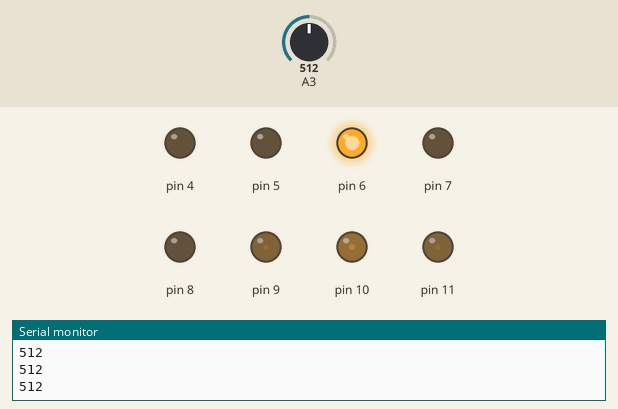
Simulated run of this sketch. Board: Arduino Uno, built with avr-gcc and run on an emulated ATmega328P. On the bench: output pins drawn as LEDs (lit = HIGH), the last lines printed to the serial monitor. Inputs (shaded band) come from the test bench; at power-on: A3 = 512.

Above: at 1.26 s.
1.3 s: A3 set to 399
At 1.48 s:
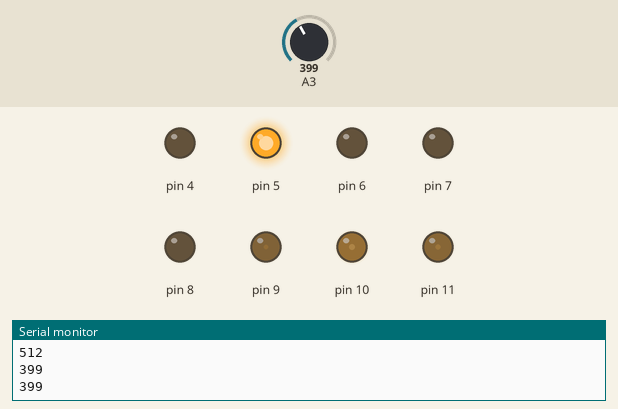
4.3 s: A3 set to 419
At 4.47 s:
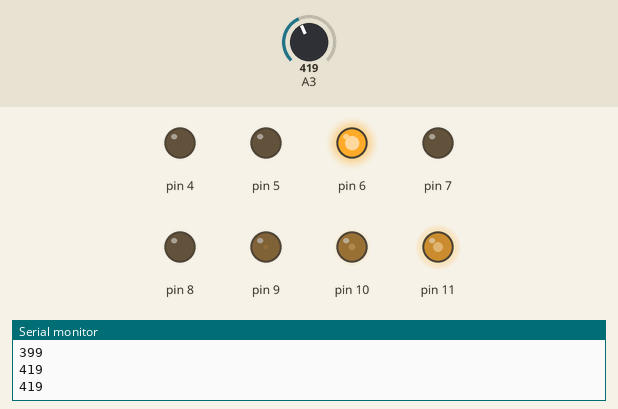
7.3 s: A3 set to 395
At 7.46 s:
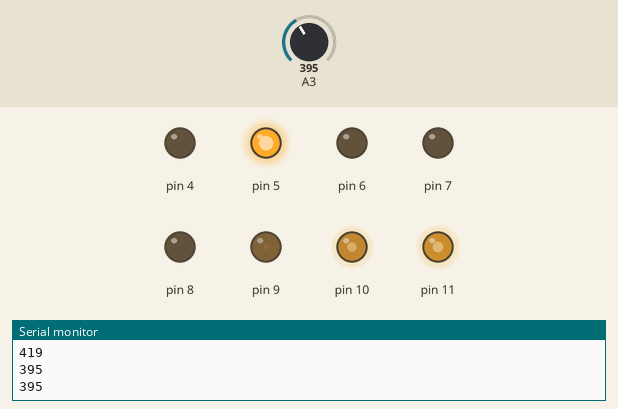
10.3 s: A3 set to 511
At 10.45 s:
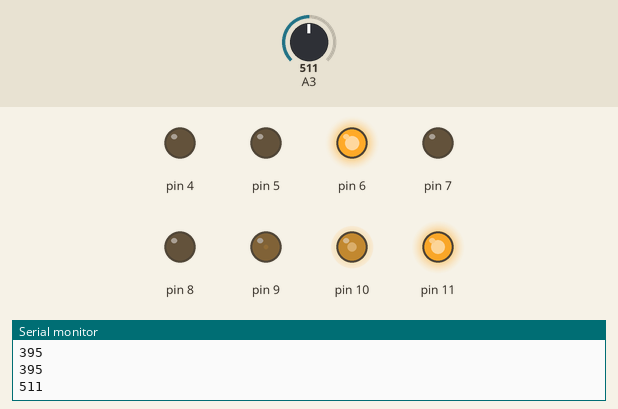
13.3 s: A3 set to 624
At 13.55 s:
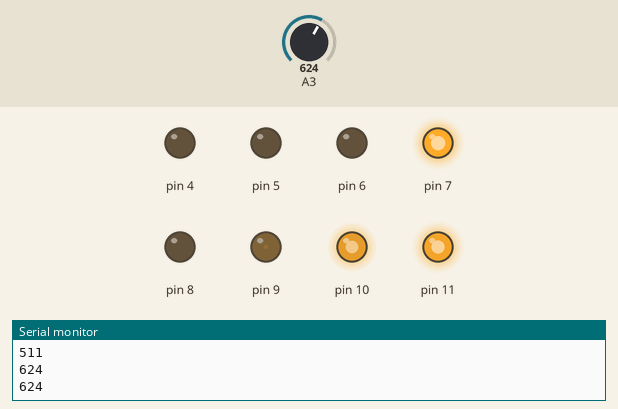
16.3 s: A3 set to 604
At 16.42 s:
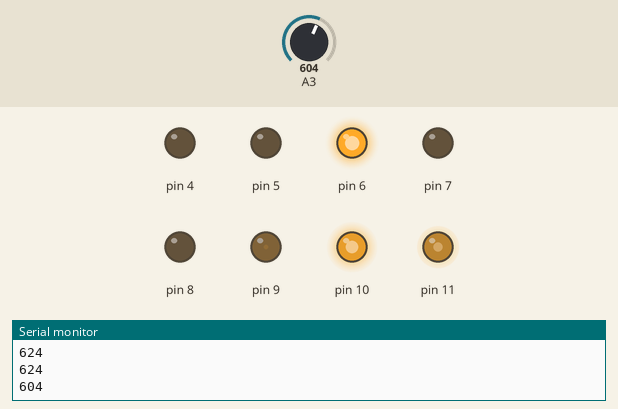
Timing chart, 0 to 22.4 s (numbered marks = the images above; inputs shaded):
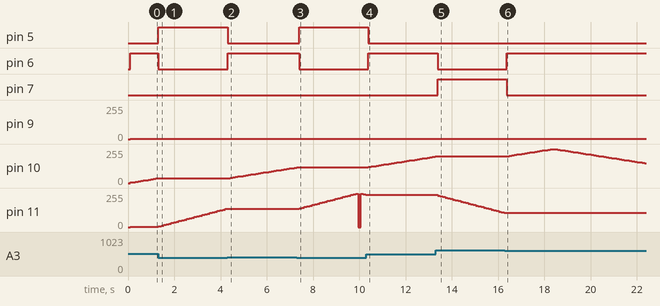

Measured:
- the behaviour switches between 410 and 409 on A3 (found by bisection; images 2 and 3)
- after the input at 1.3 s, pin 5: LOW → HIGH at once; pin 6: HIGH → LOW at once; pin 10: stays 34/255 (without the input it goes to 37/255 after 0.02 s); pin 11: moves from 1/255 to 136/255 over 2.9 s, starting at once
- after the input at 4.3 s, pin 5: HIGH → LOW at once; pin 6: LOW → HIGH at once; pin 10: moves from 34/255 to 118/255 over 3.0 s, starting at once; pin 11: stops changing and stays 136/255
- after the input at 10.3 s, pin 5: HIGH → LOW after 0.10 s; pin 6: LOW → HIGH after 0.10 s; pin 10: moves from 118/255 to 199/255 over 2.9 s, starting after 0.10 s; pin 11: stays 241/255 (without the input it goes to 236/255 after 0.10 s)
- after the input at 13.3 s, pin 6: HIGH → LOW after 0.09 s; pin 7: LOW → HIGH after 0.09 s; pin 10: stays 199/255 (without the input it goes to 202/255 after 0.09 s); pin 11: moves from 241/255 to 106/255 over 2.9 s, starting after 0.09 s
- after the input at 16.3 s, pin 6: LOW → HIGH after 0.07 s; pin 7: HIGH → LOW after 0.07 s; pin 10: rises from 199/255 to 255/255 in 2.0 s, then falls to 148/255 in 4.0 s; pin 11: stops changing and stays 106/255

The sketch:

Homework_6.ino
```cpp
//Bryce Graves
//Homework 6: The numbers Mason

//question 1: The numbers multiply until they get outside of the countable amount, since the count is signed it's only half the size it could count without the sign.
//question 2: 0-1023
//question 3: The chip is 10 bit which if you add with binary addition you get 1023 with 10 bits.

//Constants and defined values
int fadeR = 1;
int fadeG = 3;
int fadeB = 5;
int red =   1;
int green = 1;
int blue =  1;


//Pins being used in program: 4, 5, 6, 7, 8, 9, 10, 11
void pinsUsed(){
  pinMode(4, OUTPUT);
  pinMode(5, OUTPUT);
  pinMode(6, OUTPUT);
  pinMode(7, OUTPUT);
  pinMode(8, OUTPUT);
  pinMode(9, OUTPUT);
  pinMode(10, OUTPUT);
  pinMode(11, OUTPUT);
}


//LED light boundaries and color change
void changeInColorRed(){
  red += fadeR;
  }


void changeInColorGreen(){
  green += fadeG;
}


void changeInColorBlue(){
  blue += fadeB;
}


bool redReachesBounds() {
  return (red > 255 || red < 0);
}


bool greenReachesBounds() {
  return (green > 255 || green < 0);
}


bool blueReachesBounds() {
  return (blue > 255 || blue < 0);
}


void boundaryCheck(){
  if (redReachesBounds()) {
    fadeR *= -1 ;
  }

  if (greenReachesBounds()) {
    fadeG *= -1 ;
  }

  if (blueReachesBounds()) {
    fadeB *= -1 ;
  }
}


void updateLight(){
  analogWrite(9, red);
  analogWrite(10, green);
  analogWrite(11, blue);
  delay(10);
  }


//Light control
void lightD8(){
    digitalWrite(8, HIGH);
    digitalWrite(4, LOW);
    digitalWrite(5, LOW);
    digitalWrite(6, LOW);
    digitalWrite(7, LOW);
}


void lightD7(){
    digitalWrite(7, HIGH);
    digitalWrite(4, LOW);
    digitalWrite(5, LOW);
    digitalWrite(6, LOW);
    digitalWrite(8, LOW);
}


void lightD6(){
    digitalWrite(6, HIGH);
    digitalWrite(4, LOW);
    digitalWrite(5, LOW);
    digitalWrite(7, LOW);
    digitalWrite(8, LOW);
}


void lightD5(){
    digitalWrite(5, HIGH);
    digitalWrite(4, LOW);
    digitalWrite(6, LOW);
    digitalWrite(7, LOW);
    digitalWrite(8, LOW);
}


void lightD4(){
    digitalWrite(4, HIGH);
    digitalWrite(5, LOW);
    digitalWrite(6, LOW);
    digitalWrite(7, LOW);
    digitalWrite(8, LOW);
}


//Lights up based on slider position
void lightWithSlider(){
  if (analogRead(3) == 1023) {
    lightD8();
    changeInColorRed();
  }
  else if (analogRead(3) > 614) {
    lightD7();
    changeInColorBlue();
  }
  else if (analogRead(3) > 409) {
    lightD6();
    changeInColorGreen();
  }
  else if (analogRead(3) > 205) {
    lightD5();
    changeInColorBlue();
  }
  else if (analogRead(3) == 0) {
    lightD4();
    changeInColorRed();
  }
}


//Debug: value output check
void displayValue() {
  Serial.print(analogRead(3));
  Serial.print(" ");
  Serial.println();
  delay( 100 );
}


void setup()
{
  Serial.begin(9600);
  pinsUsed();
}

void loop(){
  displayValue();
  lightWithSlider();
  updateLight();
  boundaryCheck();


}
```
